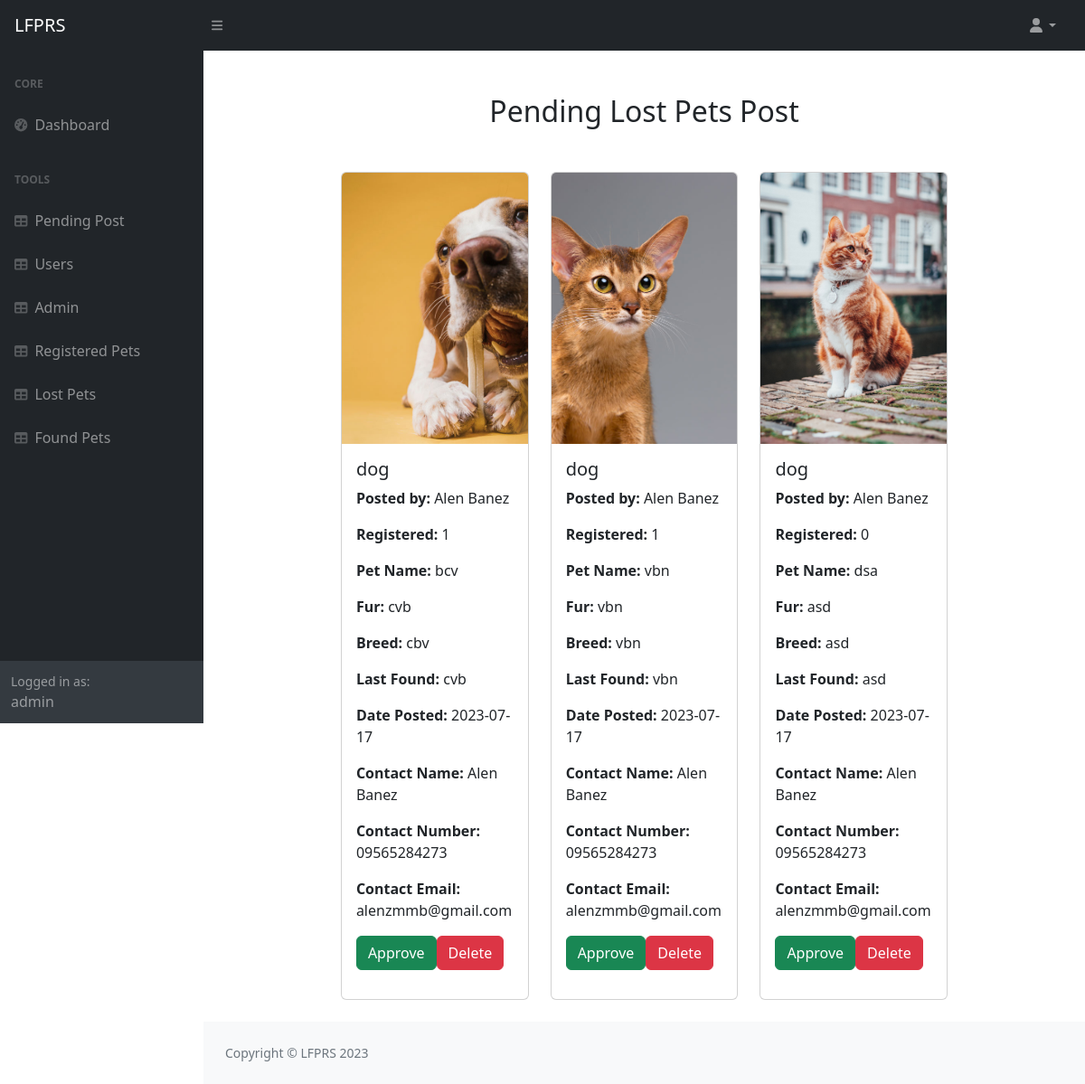
The app's page /admin/pendinglost.php (signed in), older data.
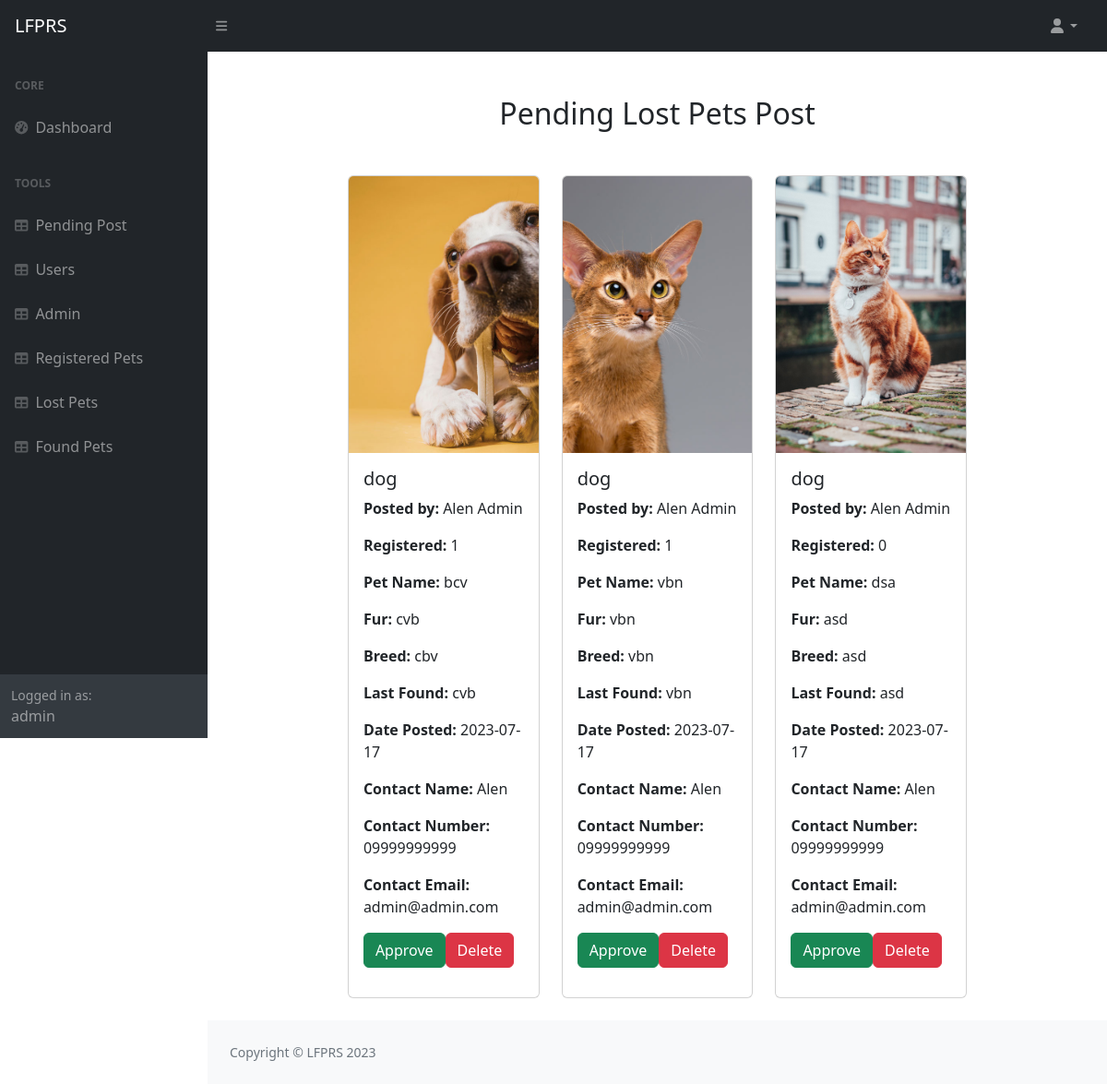
The same page, newer data.
### tables this page shows
CREATE TABLE `reportlostpet` (
  `id` int(11) NOT NULL,
  `registered` int(11) NOT NULL,
  `userid` int(11) NOT NULL,
  `petname` varchar(255) NOT NULL,
  `pet` varchar(255) NOT NULL,
  `fur` varchar(255) NOT NULL,
  `breed` varchar(255) NOT NULL,
  `petimage` varchar(255) NOT NULL,
  `lastfound` varchar(255) NOT NULL,
  `contactname` varchar(255) NOT NULL,
  `contactnumber` varchar(255) NOT NULL,
  `contactemail` varchar(255) NOT NULL,
  `approved` tinyint(4) NOT NULL DEFAULT 1,
  `date` date NOT NULL,
  `expirationdate` date NOT NULL
);

CREATE TABLE `users` (
  `id` int(11) NOT NULL,
  `firstname` varchar(255) NOT NULL,
  `lastname` varchar(255) NOT NULL,
  `email` varchar(255) NOT NULL,
  `phonenumber` varchar(255) NOT NULL,
  `address` varchar(255) NOT NULL,
  `password` varchar(255) NOT NULL,
  `verification_code` varchar(255) NOT NULL,
  `is_verified` tinyint(4) DEFAULT 0
);

### admin/pendinglost.php (the view, shortened to what the changed rows need)
<?php
        include("../config.php");
        ?>
<!DOCTYPE html>
<html lang="en">
    <head>
        <link href="https://cdn.jsdelivr.net/npm/simple-datatables@7.1.2/dist/style.min.css" rel="stylesheet" />
        <link href="css/styles.css" rel="stylesheet" />
    </head>
    <body class="sb-nav-fixed">
        <div id="layoutSidenav">
            <div id="layoutSidenav_content">
                <main>
                    <div class="container-fluid px-4">
                            <h2 class='text-center mb-5 mt-5'>Pending Lost Pets Post </h2>
                        <?php
$sql = "SELECT r.id, r.pet, r.registered, r.petname, r.fur, r.breed, r.petimage, r.lastfound, r.approved, r.date, r.expirationdate, r.userid, r.petimage, r.contactname, r.contactnumber, r.contactemail, u.firstname, u.lastname
FROM reportlostpet r
INNER JOIN users u ON r.userid = u.id
WHERE r.approved = 0
ORDER BY r.date DESC";
$result = $db->query($sql);
?>
<div class="container">
    <div class="row justify-content-center">
        <?php while ($row = $result->fetch_assoc()) : ?>
            <div class="col-md-3 mb-4">
                <div class="card">
                <img src="../<?php echo $row['petimage']; ?>" class="card-img-top col-md-2 fixed-image" alt="Pet Image">
                    <div class="card-body">
                        <h5 class="card-title"><?php echo $row['pet']; ?></h5>
                        <p class="card-text"><strong>Posted by:</strong> <?php echo $row['firstname'] . ' ' . $row['lastname']; ?></p>
                        <p class="card-text"><strong>Registered:</strong> <?php echo $row['registered']; ?></p>
                        <p class="card-text"><strong>Pet Name:</strong> <?php echo $row['petname']; ?></p>
                        <p class="card-text"><strong>Fur:</strong> <?php echo $row['fur']; ?></p>
                        <p class="card-text"><strong>Breed:</strong> <?php echo $row['breed']; ?></p>
                        <p class="card-text"><strong>Last Found:</strong> <?php echo $row['lastfound']; ?></p>
                        <p class="card-text"><strong>Date Posted:</strong> <?php echo $row['date']; ?></p>
                        <p class="card-text"><strong>Contact Name:</strong> <?php echo $row['contactname']; ?></p>
                        <p class="card-text"><strong>Contact Number:</strong> <?php echo $row['contactnumber']; ?></p>
                        <p class="card-text"><strong>Contact Email:</strong> <?php echo $row['contactemail']; ?></p>
                        <div class="btn-group" role="group">
                            <form action="#" method="post" class="mr-2" onsubmit="return confirm('Are you sure you want to approve this?');">
                                <button type="submit" name="approve" class="btn btn-success">Approve</button>
                            </form>
                            <form action="#" method="post" onsubmit="return confirm('Are you sure you want to remove this?');">
                                <button type="submit" name="delete" class="btn btn-danger">Delete</button>
                            </form>
                        </div>
                    </div>
                </div>
            </div>
        <?php endwhile; ?>
    </div>
</div>
                    </div>
                </main>
            </div>
        </div>
    </body>
</html>

Row changes from the older to the newer data that the page shows:
changed reportlostpet "bcv": userid.lastname "Banez" → "Admin"; contactname "Alen Banez" → "Alen"; contactnumber "09565284273" → "09999999999"; contactemail "alenzmmb@gmail.com" → "admin@admin.com"
changed reportlostpet "vbn": userid.lastname "Banez" → "Admin"; contactname "Alen Banez" → "Alen"; contactnumber "09565284273" → "09999999999"; contactemail "alenzmmb@gmail.com" → "admin@admin.com"
changed reportlostpet "dsa": userid.lastname "Banez" → "Admin"; contactname "Alen Banez" → "Alen"; contactnumber "09565284273" → "09999999999"; contactemail "alenzmmb@gmail.com" → "admin@admin.com"
